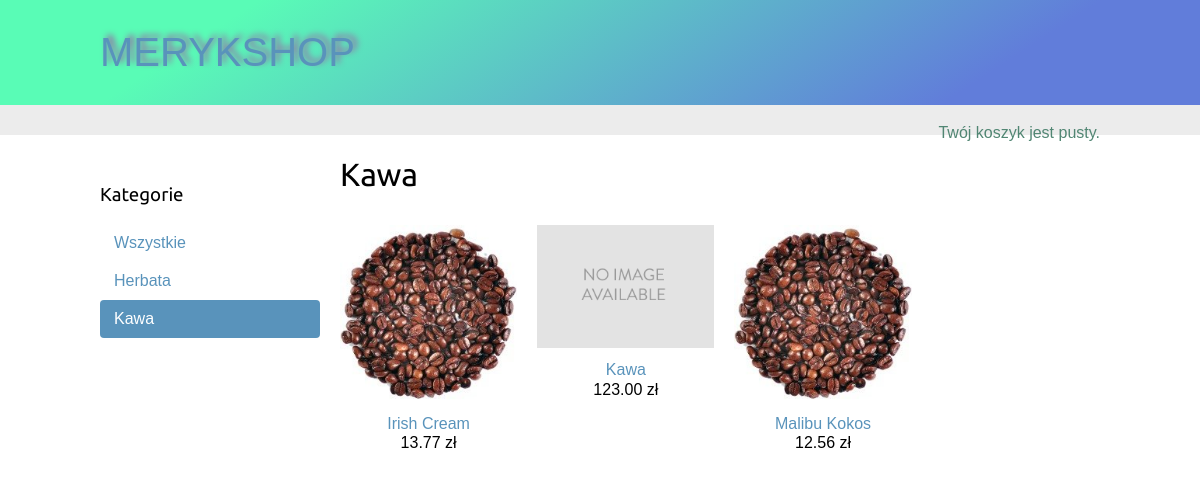
/kawa/, run on the app's committed database.
### shop/models.py (models this page shows, shortened)
class Category(models.Model):
    name = models.CharField(max_length=200,
                            db_index=True)
    slug = models.SlugField(max_length=200,
                            unique=True)
    class Meta:
        ordering = ('name',)
        verbose_name = 'category'
        verbose_name_plural = 'categories'
    def get_absolute_url(self):
        return reverse('shop:product_list_by_category',
                       args=[self.slug])

class Product(models.Model):
    category = models.ForeignKey(Category,
                                 related_name='products',
                                 on_delete=models.CASCADE)
    name = models.CharField(max_length=200, db_index=True)
    slug = models.SlugField(max_length=200, db_index=True)
    image = models.ImageField(upload_to='products/%Y/%m/%d',
                              blank=True)
    description = models.TextField(blank=True)
    price = models.DecimalField(max_digits=10, decimal_places=2)
    available = models.BooleanField(default=True)
    created = models.DateTimeField(auto_now_add=True)
    updated = models.DateTimeField(auto_now=True)
    class Meta:
        ordering = ('name',)
        index_together = (('id', 'slug'),)
    def get_absolute_url(self):
        return reverse('shop:product_detail',
                       args=[self.id, self.slug])

### shop/views.py (the view)
# urls.py: path('', views.product_list, name='product_list'),
def product_list(request, category_slug=None):
    category = None
    categories = Category.objects.all()
    products = Product.objects.filter(available=True)
    if category_slug:
        category = get_object_or_404(Category, slug=category_slug)
        products = products.filter(category=category)
    return render(request,
                  'shop/product/list.html',
                  {'category': category,
                   'categories': categories,
                   'products': products})

### cart/cart.py (called while the page is built)
    def __len__(self):
        return sum(item['quantity'] for item in self.cart.values())

### cart/context_processors.py (called while the page is built)
def cart(request):
    return {'cart': Cart(request)}

### shop/templates/shop/product/list.html (shortened to what this page needs)
{% extends "shop/base.html" %}
{% load static %}
{% block content %}
  <div id="sidebar">
    <h3>Kategorie</h3>
    <ul>
      <li {% if not category %}class="selected"{% endif %}>
        <a href="{% url "shop:product_list" %}">Wszystkie</a>
      </li>
      {% for c in categories %}
        <li {% if category.slug == c.slug %}class="selected"{% endif %}>
          <a href="{{ c.get_absolute_url }}">{{ c.name }}</a>
        </li>
      {% endfor %}
    </ul>
  </div>
  <div id="main" class="product-list">
    <h1>{% if category %}{{ category.name }}{% else %}Produkty{% endif %}</h1>
    {% for product in products %}
      <div class="item">
        <a href="{{ product.get_absolute_url }}">
          <img src="{% if product.image %}{{ product.image.url }}{% else %}{% static "img/no_image.png" %}{% endif %}">
        </a>
        <a href="{{ product.get_absolute_url }}">{{ product.name }}</a>
        <br>
        {{ product.price }} zł
      </div>
    {% endfor %}
  </div>
{% endblock %}

### shop/static/css/base.css (style rules this page uses)
body { margin:0; padding:0; font-family:helvetica, sans-serif; }
h1, h2, h3, h4, h5 , h6 { font-family: 'Ubuntu', sans-serif; font-weight:normal; }
a { text-decoration:none; color:#5993bb; }
#sidebar { width:220px; padding:30px 20px 0 0; float:left; }
#sidebar ul { margin:0; padding:0; }
#sidebar ul li { margin:0; list-style:none; padding:10px 14px; }
#sidebar ul li a { display:block; }
#sidebar ul li.selected { background:#5993bb; border-radius:4px; }
#sidebar ul li.selected a { color:#fff; }
#main { float:left; width: 96%; margin-right:-220px; overflow:hidden; }
.product-list .item { width:25%; padding:10px 20px 10px 0; float:left; text-align:center; line-height:1.2; }
.product-list .item img { width:100%; margin-bottom:8px; }

### data on the page
Category: name "Herbata"
Category: name "Kawa"
Product: image (picture), name "Irish Cream", price "13.77"
Product: name "Kawa", price "123.00"
Product: image (picture), name "Malibu Kokos", price "12.56"
